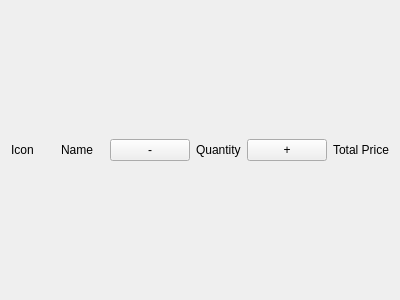
<?xml version="1.0" encoding="UTF-8"?>
<ui version="4.0">
 <class>CartProductPreview</class>
 <widget class="QWidget" name="CartProductPreview">
  <property name="geometry">
   <rect>
    <x>0</x>
    <y>0</y>
    <width>400</width>
    <height>300</height>
   </rect>
  </property>
  <property name="windowTitle">
   <string>Form</string>
  </property>
  <layout class="QHBoxLayout" name="horizontalLayout">
   <item>
    <widget class="QLabel" name="icon">
     <property name="text">
      <string>Icon</string>
     </property>
    </widget>
   </item>
   <item>
    <widget class="QLabel" name="name">
     <property name="text">
      <string>Name</string>
     </property>
    </widget>
   </item>
   <item>
    <widget class="QPushButton" name="reduceItemButton">
     <property name="text">
      <string>-</string>
     </property>
    </widget>
   </item>
   <item>
    <widget class="QLabel" name="quantity">
     <property name="text">
      <string>Quantity</string>
     </property>
    </widget>
   </item>
   <item>
    <widget class="QPushButton" name="addItemButton">
     <property name="text">
      <string>+</string>
     </property>
    </widget>
   </item>
   <item>
    <widget class="QLabel" name="totalPrice">
     <property name="text">
      <string>Total Price</string>
     </property>
    </widget>
   </item>
  </layout>
 </widget>
 <resources/>
 <connections/>
</ui>
